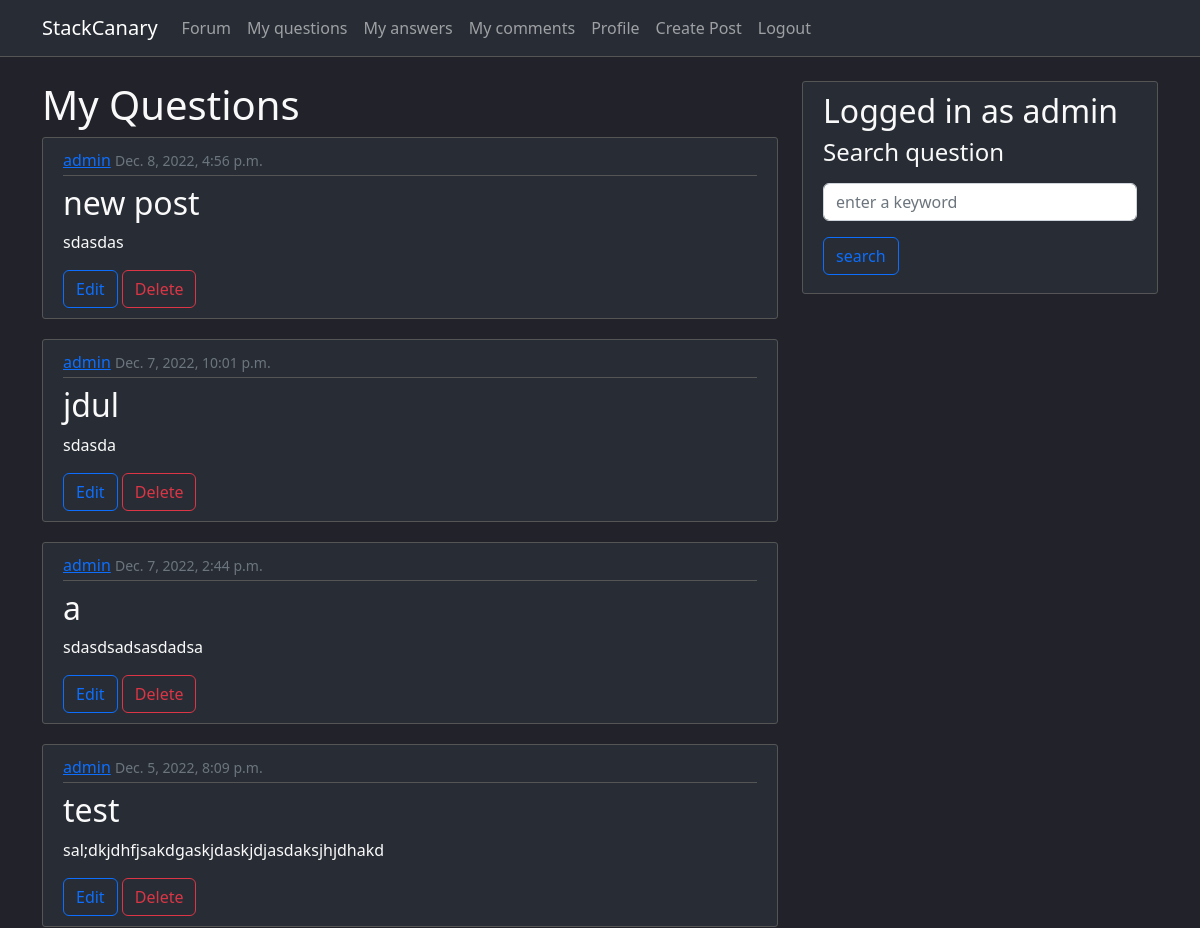
The page /my_questions/ (signed in, upper part) on the database as committed earlier.
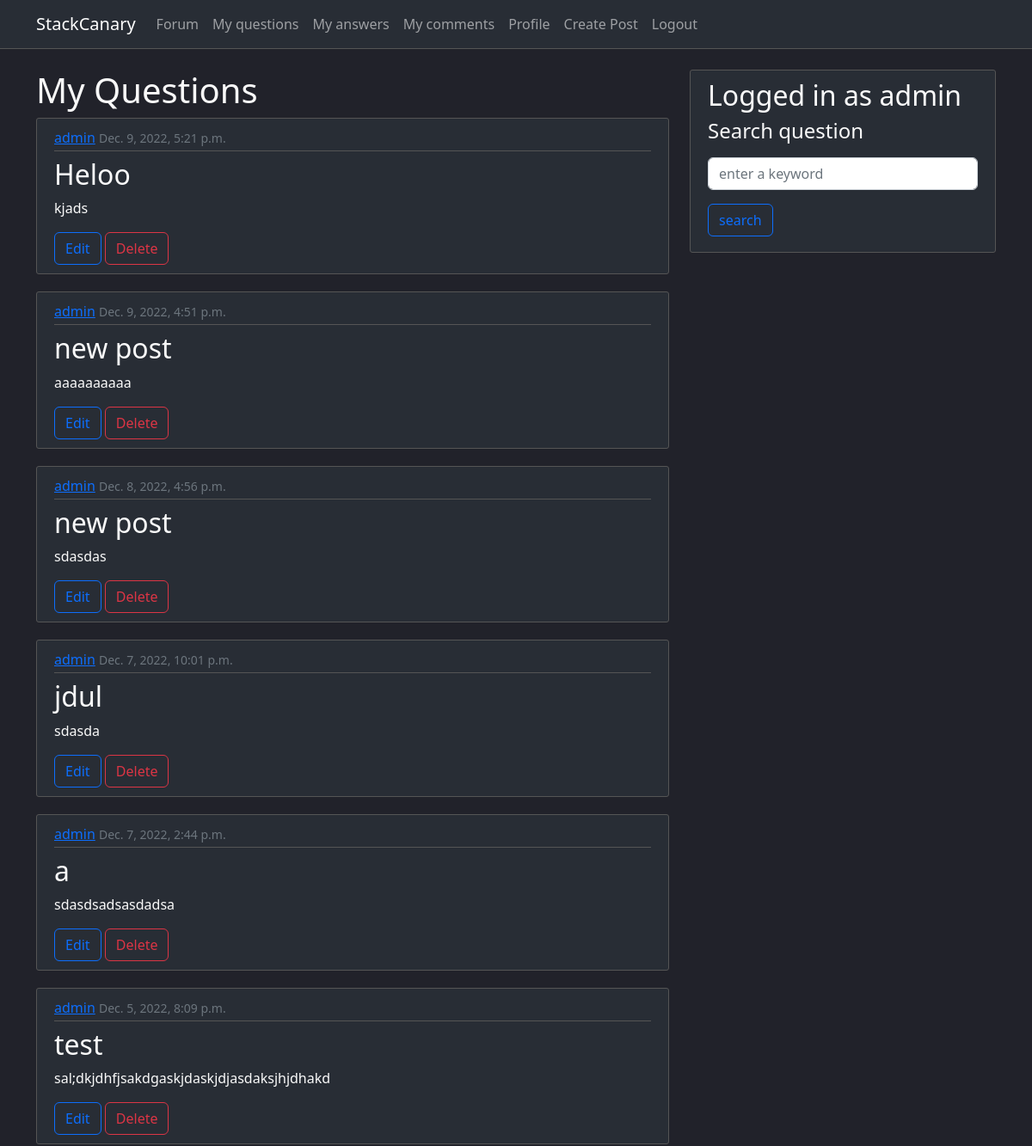
The same page on the database as committed later.
### forum/models.py (models this page shows, shortened)
class Pertanyaan(models.Model):
    author = models.ForeignKey(User, on_delete=models.CASCADE)
    judul = models.CharField(max_length=256)
    konten = models.TextField()
    snippet = models.TextField(default=None, blank=True, null=True)
    waktu_upload = models.DateTimeField(default=timezone.now)

### forum/views.py (the view)
# urls.py: path('my_questions/', views.my_questions, name='forum-my-questions'),
@login_required
def my_questions(request):
    questions = Pertanyaan.objects.filter(author=request.user).order_by('-waktu_upload')
    context = {
        'pertanyaan': questions,
    }
    return render(request, 'forum/my_questions.html', context)

### forum/templates/forum/my_questions.html
{% extends "forum/base.html" %}
{% block content %}
    <h1>My Questions</h1>
    {% for question in pertanyaan %}
        <article class="content-section zoom">
            <div class="article-metadata">
                <a class="mr-2" href="#">{{ question.author }}</a>
                <small class="text-muted">{{ question.waktu_upload }}</small>
            </div>
            <h2><a class="article-title" href="{% url 'forum-question-detail' question.id %}">{{ question.judul }}</a></h2>
            <p class="article-content">{{ question.konten|stringformat:".100s" }}</p>
            <a class="btn btn-outline-primary mr-2" href="{% url 'forum-question-update' question.id %}">Edit</a>
            <a class="btn btn-outline-danger" href="{% url 'forum-question-delete' question.id %}">Delete</a>
        </article>
    {% empty %}
        <h1>You have no question yet</h1>
    {% endfor %}
{% endblock content %}

Rows that differ between the two databases and show on the page:
added Pertanyaan: author "admin", waktu_upload "Dec. 9, 2022, 5:21 p.m.", judul "Heloo", konten "kjads"
added Pertanyaan: author "admin", waktu_upload "Dec. 9, 2022, 4:51 p.m.", judul "new post", konten "aaaaaaaaaa"
